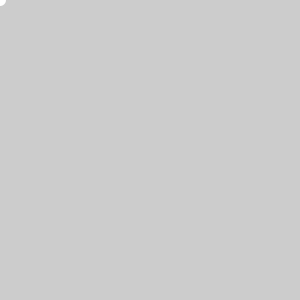
Frame 1 (no input)
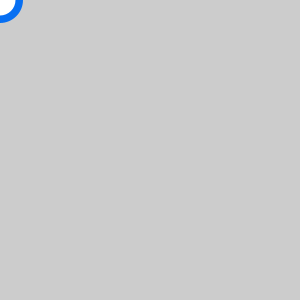
Frame 60 (the mouse pressed at the canvas centre just before this capture)
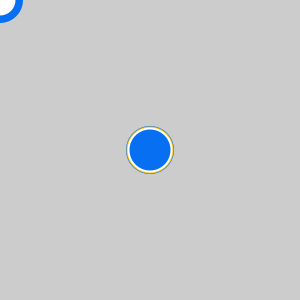
Frame 120 (the mouse held since frame 60 and released just before this capture)

The Processing sketch that drew these frames (run headless with seeded random() and noise(); from frame 60 on, the mouse is pressed at the canvas centre):

// Processing sketch: ellipse4
// ── ellipse4.pde
//Práctica 00: Calentando motores
//04
//ellipse()

//Taller "Identidad generativa con Processing"
//Imparte: Julián Pérez - info@julian-perez.com  
//Escuela de verano 2019 - Escuela de diseño Arte Diez - Madrid

int d;

void setup() {
  size(300, 300);
}

void draw() {
  noStroke();
  int rcolor = round(random(3));
  switch(rcolor) {
  case 0:
    fill(#F2C407);
    break;
  case 1:
    fill(#076FF2);
    break;
  case 2:
    fill(255);
    break;
  }
  d = int(random(50));
  ellipse(mouseX, mouseY, d, d);
}
